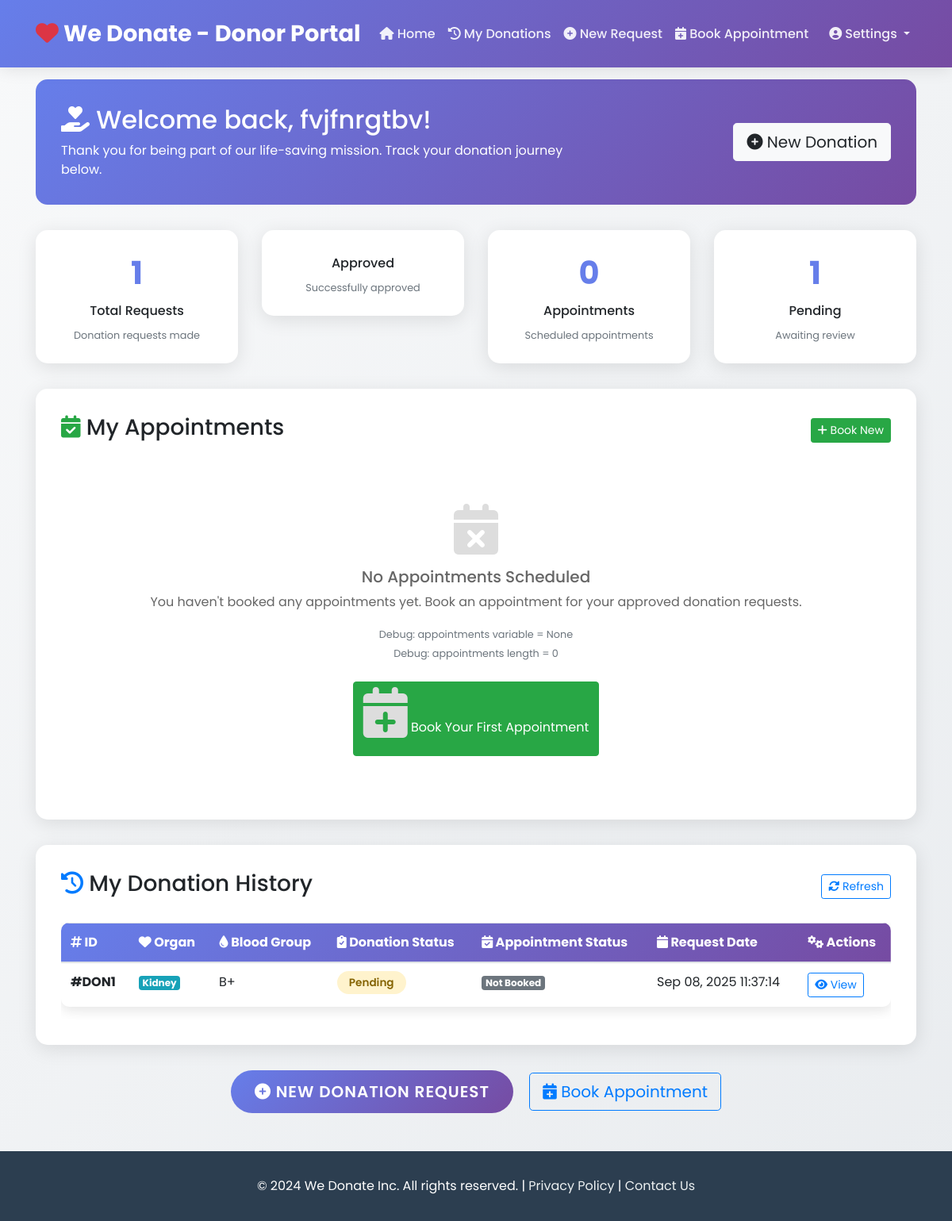
The page /donors/donation-history/ (signed in) on the database its author committed.
### hospitals/models.py (models this page shows, shortened)
class User(AbstractUser):
    hospital_name = models.CharField(max_length=200, null=True, blank=True)
    province = models.CharField(max_length=100, null=True, blank=True)
    contact_number = models.CharField(max_length=10, blank=True, null=True)
    country = models.CharField(max_length=20, null=True)
    city = models.CharField(max_length=200, null=True)

### donors/models.py (models this page shows, shortened)
class DonationRequests(models.Model):
	STATUS = [("Pending", "Pending"), ("Not Booked", "Not Booked"),
	("Booked", "Booked"), ("Approved", "Approved"),
	("Denied", "Denied")
	]
	class Meta:
		verbose_name_plural = "Donation Requests"
		verbose_name = "Donation Requests"
	organ_type = models.CharField(max_length=20, blank=False, null=False)
	blood_type = models.CharField(max_length=10, blank=True, null=True)
	family_relation = models.CharField(max_length=10, blank=False, null=False)
	family_relation_name = models.CharField(max_length=10, blank=False, null=False)
	family_contact_number = models.CharField(max_length=20)
	donation_status = models.CharField(max_length=20, choices=STATUS, blank=False, null=False)
	upload_medical_doc = models.FileField(blank=True, null=True)
	donated_before = models.BooleanField(blank=False, null=False)
	family_consent = models.BooleanField(blank=False, null=False)
	donor = models.ForeignKey(User, on_delete=models.CASCADE)
	request_datetime = models.DateTimeField(auto_now_add=True)

### donors/views.py (the view)
# urls.py: re_path('donation-history/$', views.donor_home, name='donor-home'),
def donor_home(request):
    donor_requests = DonationRequests.objects.filter(donor=request.user)
    appointments = Appointments.objects.filter(donation_request__donor=request.user)
    for donor_request in donor_requests:
        donor_request.datetime = donor_request.request_datetime.strftime("%b %d, %Y %H:%M:%S")
        try:
            appointment = Appointments.objects.filter(donation_request=donor_request).latest('id')
            donor_request.appointment_status = appointment.appointment_status
        except Appointments.DoesNotExist:
            donor_request.appointment_status = "Not Booked"
    return render(request, "donor-home.html", {
        "donationrequests": donor_requests,
        "appointments": appointments
    })

### templates/donor-home.html (shortened to what this page needs)
{% load static %}
<!DOCTYPE html>
<html lang="en">
<head>
    <link rel="stylesheet" href="https://stackpath.bootstrapcdn.com/bootstrap/4.5.2/css/bootstrap.min.css">
    <link rel="stylesheet" href="https://cdnjs.cloudflare.com/ajax/libs/font-awesome/6.0.0/css/all.min.css">
</head>
<body>
    <nav class="navbar navbar-expand-lg navbar-dark navbar-custom fixed-top">
        <div class="container">
            <a class="navbar-brand" href="{% url 'donor-landing-page' %}">
                <i class="fas fa-heart text-danger"></i> We Donate - Donor Portal
            </a>
            <div class="collapse navbar-collapse" id="navbarNav">
                <ul class="navbar-nav mr-auto">
                    <li class="nav-item">
                        <a class="nav-link" href="{% url 'donor-landing-page' %}">
                            <i class="fas fa-home"></i> Home
                        </a>
                    </li>
                    <li class="nav-item active">
                        <a class="nav-link" href="{% url 'donor-home' %}">
                            <i class="fas fa-history"></i> My Donations
                        </a>
                    </li>
                    <li class="nav-item">
                        <a class="nav-link" href="{% url 'new-donation-request' %}">
                            <i class="fas fa-plus-circle"></i> New Request
                        </a>
                    </li>
                    <li class="nav-item">
                        <a class="nav-link" href="{% url 'book-appointment' %}">
                            <i class="fas fa-calendar-plus"></i> Book Appointment
                        </a>
                    </li>
                </ul>
                <ul class="navbar-nav ml-auto">
                    <li class="nav-item dropdown">
                        <a class="nav-link dropdown-toggle" href="#" id="navbarDropdown" role="button" data-toggle="dropdown">
                            <i class="fas fa-user-circle"></i> Settings
                        </a>
                    </li>
                </ul>
            </div>
        </div>
    </nav>
    <div class="container-fluid" style="margin-top: 100px;">
        <div class="container">
            <div class="welcome-card">
                <div class="row align-items-center">
                    <div class="col-md-8">
                        <h2><i class="fas fa-hand-holding-heart"></i> Welcome back, {{ user.first_name }}!</h2>
                        <p class="mb-0">Thank you for being part of our life-saving mission. Track your donation journey below.</p>
                    </div>
                    <div class="col-md-4 text-right">
                        <a href="{% url 'new-donation-request' %}" class="btn btn-light btn-lg">
                            <i class="fas fa-plus-circle"></i> New Donation
                        </a>
                    </div>
                </div>
            </div>
            <div class="row">
                <div class="col-md-3">
                    <div class="stats-card">
                        <div class="stats-number">{{ donationrequests|length }}</div>
                        <h6>Total Requests</h6>
                        <small class="text-muted">Donation requests made</small>
                    </div>
                </div>
                <div class="col-md-3">
                    <div class="stats-card">
                        <h6>Approved</h6>
                        <small class="text-muted">Successfully approved</small>
                    </div>
                </div>
                <div class="col-md-3">
                    <div class="stats-card">
                        <div class="stats-number">{% if appointments %}{{ appointments|length }}{% else %}0{% endif %}</div>
                        <h6>Appointments</h6>
                        <small class="text-muted">Scheduled appointments</small>
                    </div>
                </div>
                <div class="col-md-3">
                    <div class="stats-card">
                        <div class="stats-number">{% for dreq in donationrequests %}{% if dreq.donation_status == 'Pending' %}{{ forloop.counter0|add:1 }}{% endif %}{% empty %}0{% endfor %}</div>
                        <h6>Pending</h6>
                        <small class="text-muted">Awaiting review</small>
                    </div>
                </div>
            </div>
            <div class="table-container">
                <div class="d-flex justify-content-between align-items-center mb-4">
                    <h3><i class="fas fa-calendar-check text-success"></i> My Appointments</h3>
                    <div>
                        <a href="{% url 'book-appointment' %}" class="btn btn-success btn-sm">
                            <i class="fas fa-plus"></i> Book New
                        </a>
                    </div>
                </div>
                {% if appointments %}
                <div class="table-responsive">
                    <table class="table table-custom">
                        <thead>
                            <tr>
                                <th><i class="fas fa-hashtag"></i> Appointment ID</th>
                                <th><i class="fas fa-hospital"></i> Hospital</th>
                                <th><i class="fas fa-calendar"></i> Date</th>
                                <th><i class="fas fa-clock"></i> Time</th>
                                <th><i class="fas fa-heart"></i> Donation</th>
                                <th><i class="fas fa-info-circle"></i> Status</th>
                            </tr>
                        </thead>
                        <tbody>
                            {% for appointment in appointments %}
                            <tr>
                                <td><strong>#APT{{ appointment.id }}</strong></td>
                                <td>{{ appointment.hospital.hospital_name|default:appointment.hospital.username }}</td>
                                <td>{{ appointment.date }}</td>
                                <td>{{ appointment.time }}</td>
                                <td><span class="badge badge-info">#DON{{ appointment.donation_request.id }}</span></td>
                                <td>
                                    {% if appointment.appointment_status == 'Pending' %}
                                        <span class="status-pending">Pending</span>
                                    {% elif appointment.appointment_status == 'Approved' %}
                                        <span class="status-approved">Confirmed</span>
                                    {% else %}
                                        <span class="status-denied">{{ appointment.appointment_status }}</span>
                                    {% endif %}
                                </td>
                            </tr>
                            {% endfor %}
                        </tbody>
                    </table>
                </div>
                {% else %}
                <div class="empty-state">
                    <i class="fas fa-calendar-times"></i>
                    <h5>No Appointments Scheduled</h5>
                    <p>You haven't booked any appointments yet. Book an appointment for your approved donation requests.</p>
                    <small class="text-muted">Debug: appointments variable = {{ appointments|default:"None" }}</small><br>
                    <small class="text-muted">Debug: appointments length = {{ appointments|length|default:"0" }}</small>
                    <br><br>
                    <a href="{% url 'book-appointment' %}" class="btn btn-success">
                        <i class="fas fa-calendar-plus"></i> Book Your First Appointment
                    </a>
                </div>
                {% endif %}
            </div>
            <div class="table-container">
                <div class="d-flex justify-content-between align-items-center mb-4">
                    <h3><i class="fas fa-history text-primary"></i> My Donation History</h3>
                    <div>
                        <button class="btn btn-outline-primary btn-sm" onclick="refreshData()">
                            <i class="fas fa-sync-alt"></i> Refresh
                        </button>
                    </div>
                </div>
                {% if donationrequests %}
                <div class="table-responsive">
                    <table class="table table-custom">
                        <thead>
                            <tr>
                                <th><i class="fas fa-hashtag"></i> ID</th>
                                <th><i class="fas fa-heart"></i> Organ</th>
                                <th><i class="fas fa-tint"></i> Blood Group</th>
                                <th><i class="fas fa-clipboard-check"></i> Donation Status</th>
                                <th><i class="fas fa-calendar-check"></i> Appointment Status</th>
                                <th><i class="fas fa-calendar"></i> Request Date</th>
                                <th><i class="fas fa-cogs"></i> Actions</th>
                            </tr>
                        </thead>
                        <tbody>
                            {% for dreq in donationrequests %}
                            <tr>
                                <td><strong>#DON{{ dreq.id }}</strong></td>
                                <td>
                                    <span class="badge badge-info">{{ dreq.organ_type }}</span>
                                </td>
                                <td>{{ dreq.blood_type }}</td>
                                <td>
                                    {% if dreq.donation_status == 'Pending' %}
                                        <span class="status-pending">{{ dreq.donation_status }}</span>
                                    {% elif dreq.donation_status == 'Approved' %}
                                        <span class="status-approved">{{ dreq.donation_status }}</span>
                                    {% else %}
                                        <span class="status-denied">{{ dreq.donation_status }}</span>
                                    {% endif %}
                                </td>
                                <td>
                                    {% if dreq.appointment_status == 'Pending' %}
                                        <span class="status-pending">{{ dreq.appointment_status }}</span>
                                    {% elif dreq.appointment_status == 'Approved' %}
                                        <span class="status-approved">{{ dreq.appointment_status }}</span>
                                    {% elif dreq.appointment_status == 'Not Booked' %}
                                        <span class="badge badge-secondary">{{ dreq.appointment_status }}</span>
                                    {% else %}
                                        <span class="status-denied">{{ dreq.appointment_status }}</span>
                                    {% endif %}
                                </td>
                                <td>{{ dreq.datetime }}</td>
                                <td>
                                    {% if dreq.appointment_status == 'Not Booked' and dreq.donation_status == 'Approved' %}
                                        <a href="{% url 'book-appointment' %}" class="btn btn-sm btn-success">
                                            <i class="fas fa-calendar-plus"></i> Book
                                        </a>
                                    {% elif dreq.appointment_status == 'Approved' %}
                                        <button class="btn btn-sm btn-info" onclick="viewAppointment({{ dreq.id }})">
                                            <i class="fas fa-calendar-check"></i> View Appointment
                                        </button>
                                    {% else %}
                                        <button class="btn btn-sm btn-outline-primary" onclick="viewDetails({{ dreq.id }})">
                                            <i class="fas fa-eye"></i> View
                                        </button>
                                    {% endif %}
                                </td>
                            </tr>
                            {% endfor %}
                        </tbody>
                    </table>
                </div>
                {% endif %}
            </div>
            <div class="action-buttons">
                <a href="{% url 'new-donation-request' %}" class="btn btn-custom btn-lg mr-3">
                    <i class="fas fa-plus-circle"></i> New Donation Request
                </a>
                <a href="{% url 'book-appointment' %}" class="btn btn-outline-primary btn-lg">
                    <i class="fas fa-calendar-plus"></i> Book Appointment
                </a>
            </div>
        </div>
    </div>
    <footer class="footer-custom">
        <div class="container">
            <p class="mb-0">&copy; 2024 We Donate Inc. All rights reserved. |
            <a href="#">Privacy Policy</a> |
            <a href="#">Contact Us</a></p>
        </div>
    </footer>
</body>
</html>

### rows shown on the page
User: first_name "fvjfnrgtbv"
DonationRequests: id "1", organ_type "Kidney", blood_type "B+", donation_status "Pending", appointment_status "Not Booked", datetime "Sep 08, 2025 11:37:14"

### other values the page prints
{{ donationrequests|length }} "1"
{{ appointments|default:"None" }} "None"
{{ appointments|length|default:"0" }} "0"
